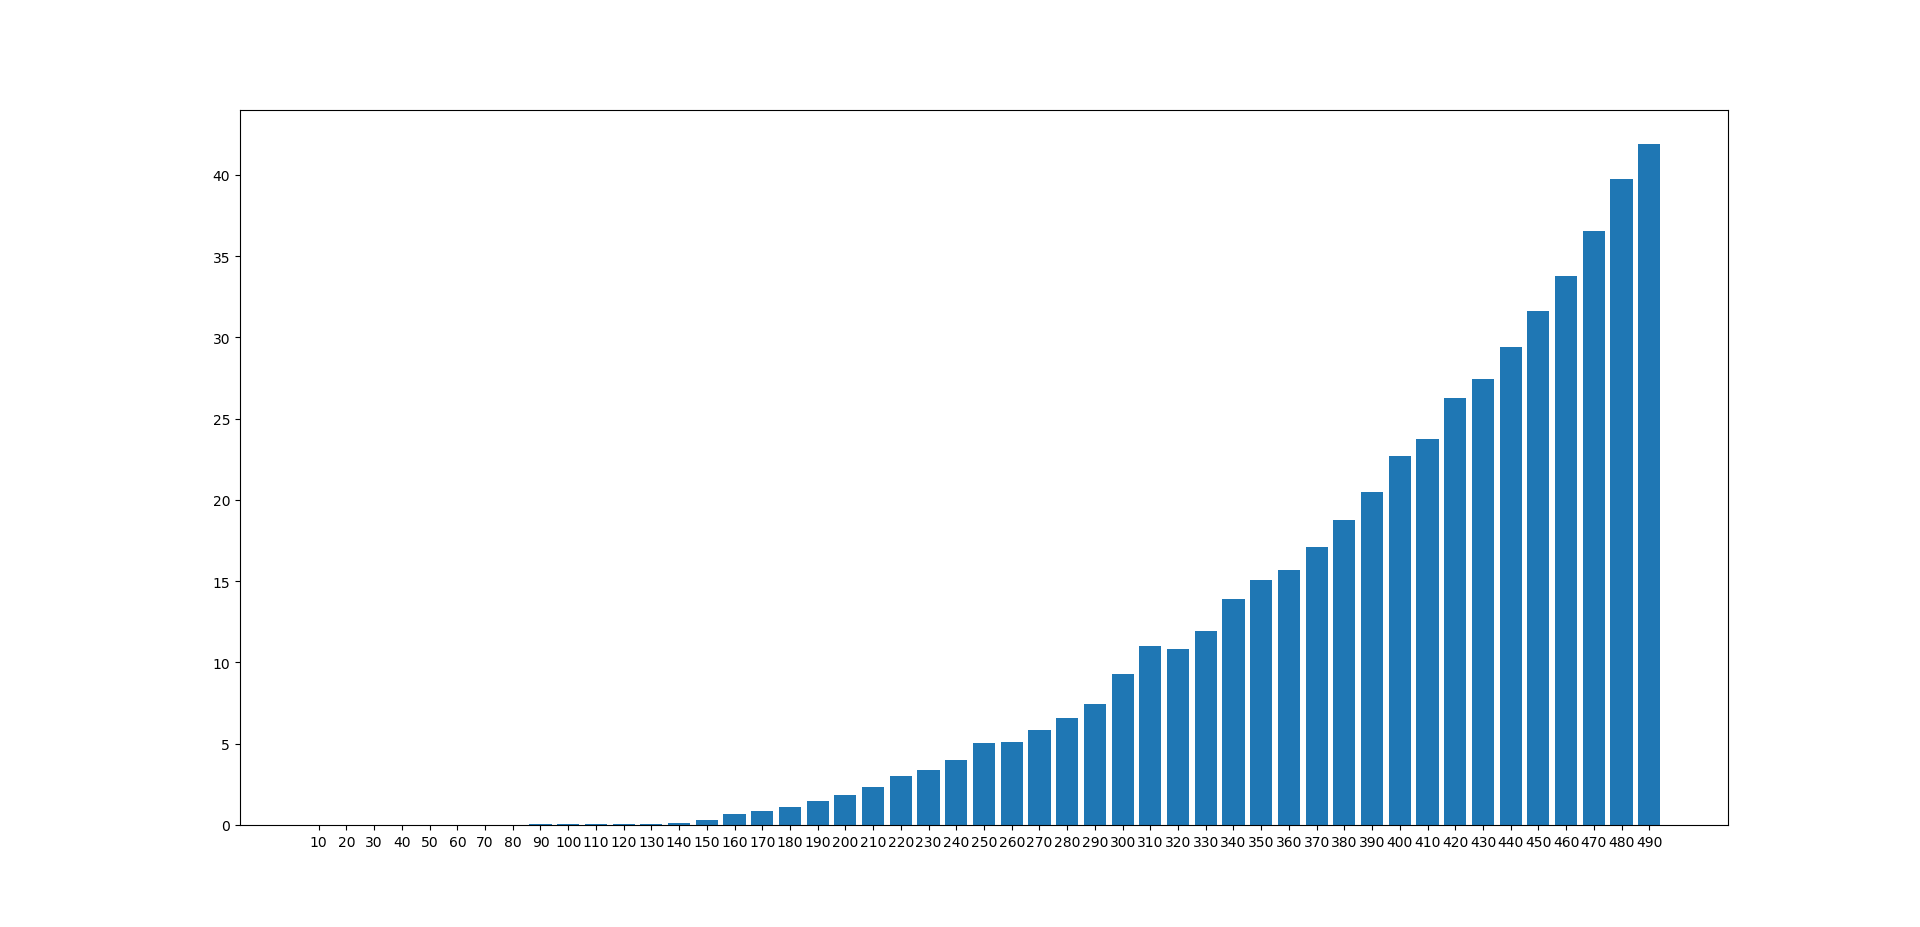

Generate this figure with Python:
import matplotlib.pyplot as plt 

left = range(1, 50)

height = [float(x) for x in open("graph.txt", "r").read().split("\n")]

label = [str(x) for x in range(10, 500, 10)]

plt.bar(left, height, tick_label = label)

plt.show() 
